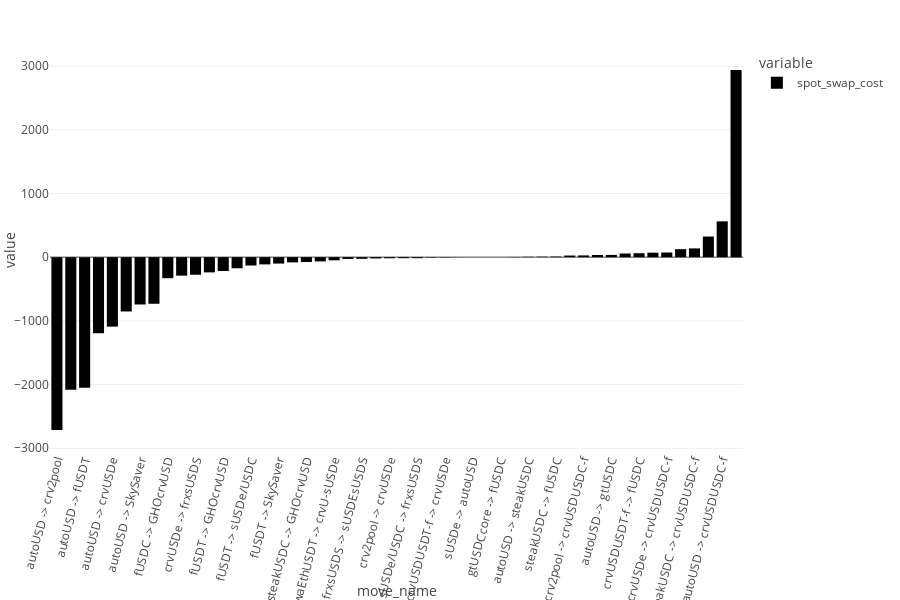

The notebook cell this image was saved under:
### Code cell
destination_to_underlying = destinations_df.set_index("destination_vault_address")["underlying_symbol"].to_dict()

rebalance_df["destination_in_symbol"] = rebalance_df["destination_in"].map(destination_to_underlying)
rebalance_df["destination_out_symbol"] = rebalance_df["destination_out"].map(destination_to_underlying)
rebalance_df["move_name"] = rebalance_df["destination_out_symbol"] + " -> " + rebalance_df["destination_in_symbol"]


destination_token_address_to_symbols = (
    tokens_df.groupby("destination_vault_address")["symbol"].apply(tuple).apply(str).to_dict()
)
rebalance_df["destination_in_tokens"] = rebalance_df["destination_in"].map(destination_token_address_to_symbols)
rebalance_df["destination_out_tokens"] = rebalance_df["destination_out"].map(destination_token_address_to_symbols)
rebalance_df["tokens_move_name"] = (
    rebalance_df["destination_out_tokens"] + " -> " + rebalance_df["destination_in_tokens"]
)


rebalance_df["spot_swap_cost"] = rebalance_df["spot_value_in"] - rebalance_df["spot_value_out"]
rebalance_df["slippage_bps"] = 10_000 * rebalance_df["spot_swap_cost"] / rebalance_df["spot_value_out"]


fig = px.bar(
    rebalance_df.groupby("move_name")["spot_swap_cost"].sum().sort_values(),
    height=800,
)

fig.update_layout(
    height=600, margin=dict(t=50, b=150, l=50, r=50), xaxis_tickangle=-75  # tilt labels so they fit better
)

### Figure 1 — Plotly figure (JSON) as saved in the notebook; plotly's stock layout.template omitted (floating-point values rounded to 4 significant figures)
{"data": [{"alignmentgroup": "True", "hovertemplate": "variable=spot_swap_cost<br>move_name=%{x}<br>value=%{y}<extra></extra>", "legendgroup": "spot_swap_cost", "marker": {"color": "#000001", "pattern": {"shape": ""}}, "name": "spot_swap_cost", "offsetgroup": "spot_swap_cost", "orientation": "v", "showlegend": true, "textposition": "auto", "type": "bar", "x": ["autoUSD -> crv2pool", "autoUSD -> crvUSDUSDT-f", "autoUSD -> fUSDT", "autoUSD -> frxsUSDS", "autoUSD -> crvUSDe", "autoUSD -> GHOcrvUSD", "autoUSD -> SkySaver", "fUSDC -> frxsUSDS", "fUSDC -> GHOcrvUSD", "fUSDT -> frxsUSDS", "crvUSDe -> frxsUSDS", "autoUSD -> crvU-sUSDe", "fUSDT -> GHOcrvUSD", "crv2pool -> frxsUSDS", "fUSDT -> sUSDe/USDC", "gtUSDC -> GHOcrvUSD", "fUSDT -> SkySaver", "fUSDT -> fUSDC", "steakUSDC -> GHOcrvUSD", "fUSDT -> crvUSDUSDC-f", "waEthUSDT -> crvU-sUSDe", "waEthUSDT -> SkySaver", "frxsUSDS -> sUSDEsUSDS", "gtUSDC -> SkySaver", "crv2pool -> crvUSDe", "crv2pool -> crvU-sUSDe", "sUSDe/USDC -> frxsUSDS", "fUSDT -> crvU-sUSDe", "crvUSDUSDT-f -> crvUSDe", "autoUSD -> waEthUSDT", "sUSDe -> autoUSD", "crvUSDUSDT-f -> autoUSD", "gtUSDCcore -> fUSDC", "crv2pool -> fUSDC", "autoUSD -> steakUSDC", "sUSDe/USDC -> fUSDC", "steakUSDC -> fUSDC", "autoUSD -> gtUSDCcore", "crv2pool -> crvUSDUSDC-f", "fUSDC -> gtUSDCcore", "autoUSD -> gtUSDC", "gtUSDC -> fUSDC", "crvUSDUSDT-f -> fUSDC", "fUSDT -> crvUSDUSDT-f", "crvUSDe -> crvUSDUSDC-f", "crv2pool -> waEthUSDT", "steakUSDC -> crvUSDUSDC-f", "fUSDC -> crvUSDUSDC-f", "autoUSD -> crvUSDUSDC-f", "autoUSD -> fUSDC"], "xaxis": "x", "y": [-2713.0, -2081.0, -2051.0, -1195.0, -1090.0, -852.5, -742.9, -731.5, -329.7, -290.4, -276.1, -239.0, -217.5, -174.5, -130.9, -113.8, -100.8, -82.16, -75.95, -66.81, -49.82, -28.35, -26.78, -20.72, -17.6, -16.13, -15.86, -7.141, -5.417, -1.584, -0.0589, -0.02555, -0.022, 3.005, 5.779, 7.36, 9.556, 25.47, 27.24, 33.65, 34.89, 57.4, 61.98, 69.79, 73.21, 125.2, 137.1, 323.8, 561.9, 2937.0], "yaxis": "y"}], "layout": {"barmode": "relative", "height": 600, "legend": {"title": {"text": "variable"}, "tracegroupgap": 0}, "margin": {"b": 150, "l": 50, "r": 50, "t": 50}, "xaxis": {"anchor": "y", "domain": [0, 1], "tickangle": -75, "title": {"text": "move_name"}}, "yaxis": {"anchor": "x", "domain": [0, 1], "title": {"text": "value"}}}}
